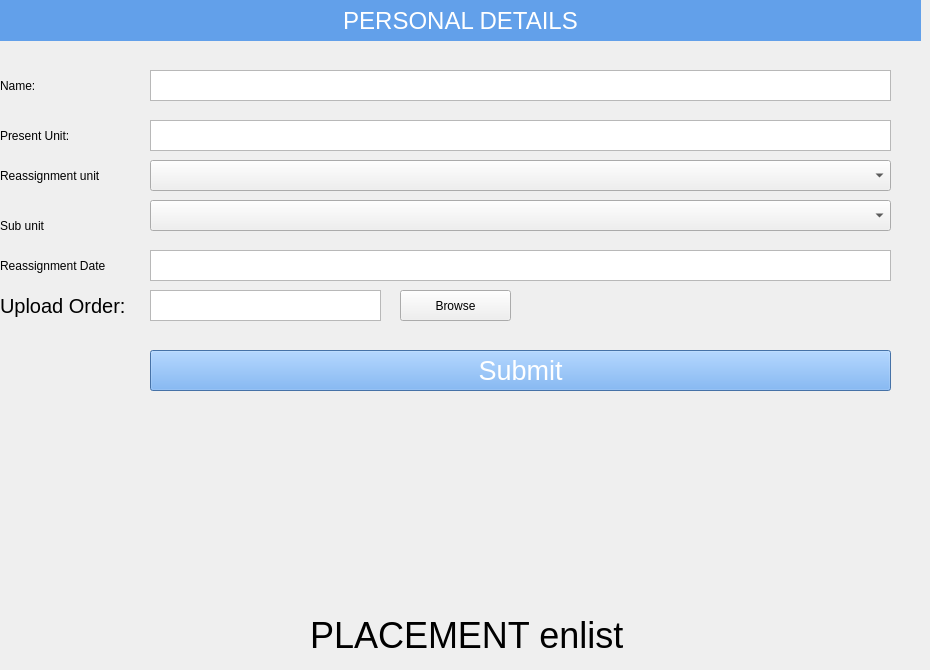
     <widget class="QWidget" name="placementpage_enlist_page">
      <widget class="QLabel" name="label_5">
       <property name="geometry">
        <rect>
         <x>310</x>
         <y>610</y>
         <width>371</width>
         <height>51</height>
        </rect>
       </property>
       <property name="font">
        <font>
         <pointsize>27</pointsize>
        </font>
       </property>
       <property name="text">
        <string>PLACEMENT enlist</string>
       </property>
      </widget>
      <widget class="QTextEdit" name="textEdit_7">
       <property name="geometry">
        <rect>
         <x>150</x>
         <y>70</y>
         <width>741</width>
         <height>31</height>
        </rect>
       </property>
      </widget>
      <widget class="QTextEdit" name="textEdit_8">
       <property name="geometry">
        <rect>
         <x>150</x>
         <y>250</y>
         <width>741</width>
         <height>31</height>
        </rect>
       </property>
      </widget>
      <widget class="QTextEdit" name="textEdit_10">
       <property name="geometry">
        <rect>
         <x>150</x>
         <y>120</y>
         <width>741</width>
         <height>31</height>
        </rect>
       </property>
      </widget>
      <widget class="QLabel" name="label_31">
       <property name="geometry">
        <rect>
         <x>0</x>
         <y>0</y>
         <width>921</width>
         <height>41</height>
        </rect>
       </property>
       <property name="font">
        <font>
         <pointsize>18</pointsize>
        </font>
       </property>
       <property name="styleSheet">
        <string notr="true">background-color: rgb(98, 160, 234);
color :White;</string>
       </property>
       <property name="text">
        <string>PERSONAL DETAILS</string>
       </property>
       <property name="alignment">
        <set>Qt::AlignCenter</set>
       </property>
      </widget>
      <widget class="QPushButton" name="pushButton_2">
       <property name="geometry">
        <rect>
         <x>150</x>
         <y>350</y>
         <width>741</width>
         <height>41</height>
        </rect>
       </property>
       <property name="font">
        <font>
         <pointsize>20</pointsize>
        </font>
       </property>
       <property name="styleSheet">
        <string notr="true">background-color: rgb(98, 160, 234);
color:white;</string>
       </property>
       <property name="text">
        <string>Submit</string>
       </property>
      </widget>
      <widget class="QLabel" name="label_32">
       <property name="geometry">
        <rect>
         <x>0</x>
         <y>120</y>
         <width>141</width>
         <height>31</height>
        </rect>
       </property>
       <property name="styleSheet">
        <string notr="true">QLabel{font-size:22;}
</string>
       </property>
       <property name="text">
        <string>Present Unit:</string>
       </property>
      </widget>
      <widget class="QLabel" name="label_53">
       <property name="geometry">
        <rect>
         <x>0</x>
         <y>160</y>
         <width>141</width>
         <height>31</height>
        </rect>
       </property>
       <property name="styleSheet">
        <string notr="true">QLabel{font-size:22;}
</string>
       </property>
       <property name="text">
        <string>Reassignment unit</string>
       </property>
      </widget>
      <widget class="QLabel" name="label_54">
       <property name="geometry">
        <rect>
         <x>0</x>
         <y>210</y>
         <width>141</width>
         <height>31</height>
        </rect>
       </property>
       <property name="styleSheet">
        <string notr="true">QLabel{font-size:22;}
</string>
       </property>
       <property name="text">
        <string>Sub unit</string>
       </property>
      </widget>
      <widget class="QLabel" name="label_55">
       <property name="geometry">
        <rect>
         <x>0</x>
         <y>250</y>
         <width>141</width>
         <height>31</height>
        </rect>
       </property>
       <property name="styleSheet">
        <string notr="true">QLabel{font-size:22;}
</string>
       </property>
       <property name="text">
        <string>Reassignment Date</string>
       </property>
      </widget>
      <widget class="QLabel" name="label_56">
       <property name="geometry">
        <rect>
         <x>0</x>
         <y>70</y>
         <width>131</width>
         <height>31</height>
        </rect>
       </property>
       <property name="styleSheet">
        <string notr="true">QLabel{font-size:22;}
</string>
       </property>
       <property name="text">
        <string>Name:</string>
       </property>
      </widget>
      <widget class="QComboBox" name="comboBox">
       <property name="geometry">
        <rect>
         <x>150</x>
         <y>160</y>
         <width>741</width>
         <height>31</height>
        </rect>
       </property>
      </widget>
      <widget class="QComboBox" name="comboBox_2">
       <property name="geometry">
        <rect>
         <x>150</x>
         <y>200</y>
         <width>741</width>
         <height>31</height>
        </rect>
       </property>
      </widget>
      <widget class="QTextEdit" name="textEdit_28">
       <property name="geometry">
        <rect>
         <x>150</x>
         <y>290</y>
         <width>231</width>
         <height>31</height>
        </rect>
       </property>
      </widget>
      <widget class="QPushButton" name="pushButton_9">
       <property name="geometry">
        <rect>
         <x>400</x>
         <y>290</y>
         <width>111</width>
         <height>31</height>
        </rect>
       </property>
       <property name="text">
        <string>Browse</string>
       </property>
      </widget>
      <widget class="QLabel" name="label_145">
       <property name="geometry">
        <rect>
         <x>0</x>
         <y>290</y>
         <width>141</width>
         <height>31</height>
        </rect>
       </property>
       <property name="font">
        <font>
         <pointsize>15</pointsize>
        </font>
       </property>
       <property name="styleSheet">
        <string notr="true">QLabel{font-size:22;}
</string>
       </property>
       <property name="text">
        <string>Upload Order:</string>
       </property>
      </widget>
     </widget>
